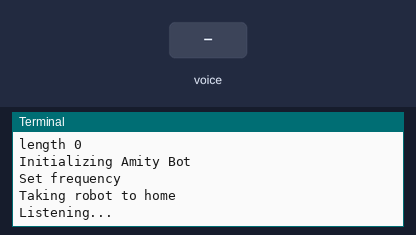
Bench run of a program on a simulated Raspberry Pi (BCM pin numbers). On the bench: the last lines printed to the terminal. The inputs (shaded band) are chosen by the test bench. The clock reads 2024-03-15 10:24:30 at power-on unless the program sets it; speech is recognised word for word in 0.5 s; speech is not drawn; the words are listed on the console.

Above: at 1.2 s.
1.3 s: "2" is said to the microphone
At 1.7 s:
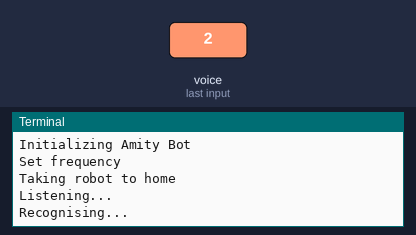
3.3 s: "x" is said to the microphone
At 4.2 s:
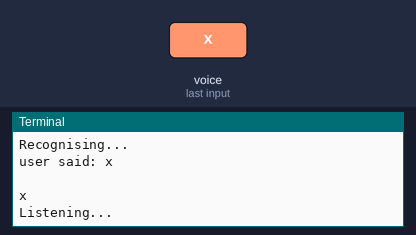
5.3 s: "time" is said to the microphone
At 6.9 s:
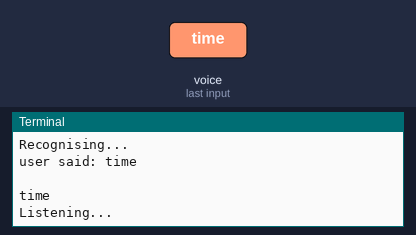
7.3 s: "stop" is said to the microphone
At 8.4 s:
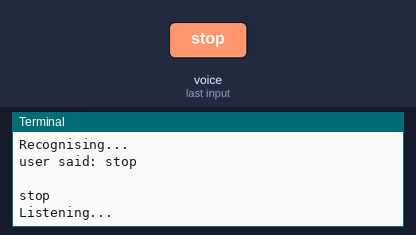

Measured:
- after the input at 1.3 s, the terminal: prints a new line at once (image 1)
- after the input at 3.3 s, the terminal: prints a new line after 0.50 s (image 2)
- after the input at 5.3 s, the terminal: prints a new line after 0.50 s (image 3)
- after the input at 7.3 s, the terminal: prints a new line after 0.50 s (image 4)

The program:

speech.py
```python
import speech_recognition as sr
from datetime import date, datetime
from time import sleep
import pyttsx3
import os


# Import blinka python modules.
import board
import digitalio


import Servo_control as sc

import time
import Adafruit_PCA9685

# import car
#here
car_start=0

r = sr.Recognizer()
mic = sr.Microphone()

print("hello")

# engine = pyttsx3.init('sapi5')
# # voices = engine.getProperty('voices')
# engine.setProperty('voice', voices[0].id)

engine = pyttsx3.init("espeak")
engine.setProperty('rate', 178)
engine.setProperty('volume', 0.9)
voices = engine.getProperty('voices')
# print(voices)

# for voice in voices:
engine.setProperty('voice', voices[11].id)
#     print(voice.id)
#     # engine.say('The quick brown fox jumped over the lazy dog.')
#     engine.say("Hello, I am robot")
print('length',len(voices))

def speak(text):
    engine.say(text)
    engine.runAndWait()

MASTER = ""

def wishMe():
    hour = int(datetime.now().hour)

    if hour>=0 and hour<12:
        speak("Good Morning!" + MASTER)
    elif hour>=12 and hour<18:
        speak("Good Afternoon!" + MASTER)
    else:
        speak("Good Evening!" + MASTER)
    speak("I am a rontos How may I help you?")
    print("Taking robot to home")
    # arm.home(pwm)

mic = sr.Microphone()
def takeCommand():
    global car_start
    query = None
    while query is None:
        r = sr.Recognizer()
        with mic as source:
            print("Listening...")
            # speak("Beep")
            audio = r.listen(source)

        try:
            print("Recognising...")
            query = r.recognize_google(audio, language= 'en-us')
            # query = r.recognize_google(audio)
            print(f"user said: {query}\n")
            print(query)
            words = query.split() #split the sentence into individual words

        except Exception:
            print("Say that again please...")
            # speak("Say that again please...")
            query = None

    # if 'time' in words:
    if query.find('time') != -1:
        strTime = datetime.now().strftime("%H:%M:%S")
        speak(f"{MASTER} the time is {strTime}")

    # elif 'stop' in words:
    elif query.find('stop') != -1:
        speak("Getting the motors to a stop!")
        # car.stopcar()
        car_start = 0

    # elif 'start moving' or 'get going' in words:
    elif query.find('start') != -1:
        # os.system('python car.py')
        speak("Sure! Will get the robot started!")
        car_start = 1
    return car_start


if __name__ == "__main__":
    print("Initializing Amity Bot")
    # speak("Initializing... Amity Bot...")

    pwm = Adafruit_PCA9685.PCA9685()

    print('Set frequency')
    pwm.set_pwm_freq(sc.SERVO_MOTOR_FREQUENCY)
    wishMe()
    while True:
        takeCommand()


########################################


# import speech_recognition as sr
# from datetime import date, datetime
# from time import sleep
# import pyttsx3
# # import sonic_arm as sa
# import car

# engine = pyttsx3.init("espeak")
# engine.setProperty('rate', 178)
# engine.setProperty('volume', 1.0)
# voices = engine.getProperty('voices')
# # print(voices)
# car_start=0
# # for voice in voices:
# engine.setProperty('voice', voices[11].id)

# def speak(text):
#     engine.say(text)
#     engine.runAndWait()

# MASTER = ""

# def wishMe():
#     hour = int(datetime.now().hour)

#     if hour>=0 and hour<12:
#         speak("Good Morning!" + MASTER)
#     elif hour>=12 and hour<18:
#         speak("Good Afternoon!" + MASTER)
#     else:
#         speak("Good Evening!" + MASTER)
#     speak("I am RONTOS.. How may I help you?")
#     # sa.wave(pwm)


# def takeCommand():
#     global car_start
#     query = None
#     while query is None:
#         r = sr.Recognizer()
#         with sr.Microphone() as source:
#             print("Listening...")
#             # speak("Beep")
#             audio = r.listen(source)

#         try:
#             print("Recognising...")
#             query = r.recognize_google(audio, language= 'en-us')
#             # query = r.recognize_google(audio)
#             print(f"user said: {query}\n")
#             print(query)
#             words = query.split() #split the sentence into individual words

#         except Exception:
#             print("Say that again please...")
#             # speak("Say that again please...")
#             query = None

#     # if 'time' in words:
#     if query.find('time') != -1:
#         strTime = datetime.now().strftime("%H:%M:%S")
#         speak(f"{MASTER} the time is {strTime}")

#     # elif 'stop' in words:
#     elif query.find('stop') != -1:
#         speak("Getting the motors to a stop!")
#         # car.stopcar(1)
#         car_start = 0
#         # if car_start == 0:
#         #     speak("Getting the motors to a stop!")
#         #     car.stopcar(1)
#         #     car_start = 0
#         # else:
#         #     speak("The car has not started yet! Let me know if you want to start it!")


#     # elif 'start moving' or 'get going' in words:
#     elif query.find('start') != -1:
#         speak("Sure! Will get the robot started!")
#         # car.start_car()
#         car_start = 1
#         # if car_start != 0:
#         #     car_start = 1
#         #     speak("Sure! Will get the robot started!")
#         #     car.start_car()
#         #     #car_Start function()
#         #     #
#         # else:
#         #     speak("The car is already moving!")

#     return car_start


# if __name__ == "__main__":
#     print("Initializing Amity Bot")
#     # speak("Initializing... Amity Bot...")
#     wishMe()
#     while True:
#         takeCommand()


##########################

    # if 'timer' in query:
    #     speak("{MASTER} for how much time?")
    #     query2 = None
    #     while query2 is None:
    #         r2 = sr.Recognizer()
    #         with sr.Microphone() as source:
    #             print("Listening...")
    #             speak("Beep")
    #             audio2 = r2.listen(source)

    #         try:
    #             print("Recognising...")
    #             query2 = r2.recognize_google(audio2, language= 'en-us')
    #             print(f"user said: {query2}\n")
    #             print(query2)
    #             break

    #         except Exception:
    #             print("Say that again please...")
    #             speak("Say that again please...")
    #             query2 = None

    #     time1 = ""

    #     for i in query2:
    #         if i.isdigit():
    #             time1 = time1 + i
    #     time2 = int(time1)

    #     if 'minutes'or 'minute' in query2:
    #         speak("Ok, your time starts now!")
    #         time.sleep(60*time2)
    #         speak("the time is up "+MASTER)

    #     elif 'seconds' in query2:
    #         speak("Ok, your time starts now!")
    #         time.sleep(time2)
    #         speak("the time is up "+MASTER)

    #     else:
    #         speak("No timer was set")

    # elif 'Google' in query:
    #     speak("{MASTER} what do you want to search")
    #     query2 = None
    #     while query2 is None:
    #         r2 = sr.Recognizer()
    #         with sr.Microphone() as source:
    #             print("Listening...")
    #             speak("Beep")
    #             audio2 = r2.listen(source)

    #         try:
    #             print("Recognising...")
    #             query2 = r2.recognize_google(audio2, language= 'en-us')
    #             print(f"user said: {query2}\n")
    #             print(query2)
    #             break

    #         except Exception:
    #             print("Say that again please...")
    #             speak("Say that again please...")
    #             query2 = None

    #     query2 = query2.replace(" ","+")
    #     crome_path = "C:/Program Files (x86)/Google/Chrome/Application/chrome.exe %s"
    #     # webbrowser.get(crome_path).open(url = "https://www.google.com/search?sxsrf=ALeKk03LrBvejjuPt8DAQJem8SQiI9kzog%3A1584946711463&source=hp&ei=F154XsHBGfOf4-EP5rqiiAk&q="+query2+"&oq="+query2+"&gs_l=psy-ab.3..0i131j0j0i131l3j0j0i131j0l2j0i131.1780.2102..2729...2.0..0.181.356.0j2......0....1..gws-wiz.....10..35i362i39j35i39.ewj0sNfGivY&ved=0ahUKEwiBqePNgrDoAhXzzzgGHWadCJEQ4dUDCAY&uact=5")


# while True:
#     with mic as source:
#         audio = r.listen(source)
#     words = r.recognize_google(audio)
#     print(words)

#     if  "today" in words:
#         print(date.today())
#         speak("The time is "+ date.today())


#     if "exit" in words:
#         print("...")
#         sleep(1)
#         print("Goodbye")
#         break


################################################################
# import pyttsx3
# import speech_recognition as sr
# import datetime
# # import wikipedia
# # import webbrowser
# import os
# import smtplib
# import time
# import serial

# port = "COM4"
# baudrate = 9600

# ArduinoSerial = serial.Serial(port, baudrate)
# time.sleep(2) #wait for 2 seconds for the communication to get established


# MASTER = "Parth Master..."

# engine = pyttsx3.init('sapi5')
# voices = engine.getProperty('voices')
# engine.setProperty('voice', voices[0].id)

# def speak(text):
#     engine.say(text)
#     engine.runAndWait()

# def wishMe():
#     hour = int(datetime.datetime.now().hour)

#     if hour>=0 and hour<12:
#         speak("Good Morning" + MASTER)
#     elif hour>=12 and hour<18:
#         speak("Good Afternoon" + MASTER)
#     else:
#         speak("Good Evening" + MASTER)
#     speak("I am Jarvis... How may I help you?")

# def takeCommand():
#     query = None
#     while query is None:
#         r = sr.Recognizer()
#         with sr.Microphone() as source:
#             print("Listening...")
#             speak("Beep")
#             audio = r.listen(source)

#         try:
#             print("Recognising...")
#             query = r.recognize_google(audio, language= 'en-us')
#             print(f"user said: {query}\n")
#             print(query)

#         except Exception:
#             print("Say that again please...")
#             speak("Say that again please...")
#             query = None

#     # if 'Wikipedia' in query:
#     #     query = query.lower()
#     #     speak('Ok... I am searching in wikipedia')
#     #     query = query.replace("wikipedia","")
#     #     results = wikipedia.summary(query, sentences = 5 )
#     #     print(results)
#     #     speak(results)


#     # if 'YouTube' in query:
#     #     crome_path = "C:/Program Files (x86)/Google/Chrome/Application/chrome.exe %s"
#     #     webbrowser.get(crome_path).open(url = "youtube.com")

#     if 'time' in query:
#         strTime = datetime.datetime.now().strftime("%H:%M:%S")
#         speak(f"{MASTER} the time is {strTime}")

#     if 'timer' in query:
#         speak("{MASTER} for how much time?")
#         query2 = None
#         while query2 is None:
#             r2 = sr.Recognizer()
#             with sr.Microphone() as source:
#                 print("Listening...")
#                 speak("Beep")
#                 audio2 = r2.listen(source)

#             try:
#                 print("Recognising...")
#                 query2 = r2.recognize_google(audio2, language= 'en-us')
#                 print(f"user said: {query2}\n")
#                 print(query2)
#                 break

#             except Exception:
#                 print("Say that again please...")
#                 speak("Say that again please...")
#                 query2 = None

#         time1 = ""

#         for i in query2:
#             if i.isdigit():
#                 time1 = time1 + i
#         time2 = int(time1)

#         if 'minutes'or 'minute' in query2:
#             speak("Ok, your time starts now!")
#             time.sleep(60*time2)
#             speak("the time is up "+MASTER)

#         elif 'seconds' in query2:
#             speak("Ok, your time starts now!")
#             time.sleep(time2)
#             speak("the time is up "+MASTER)

#         else:
#             speak("No timer was set")

#     elif 'Google' in query:
#         speak("{MASTER} what do you want to search")
#         query2 = None
#         while query2 is None:
#             r2 = sr.Recognizer()
#             with sr.Microphone() as source:
#                 print("Listening...")
#                 speak("Beep")
#                 audio2 = r2.listen(source)

#             try:
#                 print("Recognising...")
#                 query2 = r2.recognize_google(audio2, language= 'en-us')
#                 print(f"user said: {query2}\n")
#                 print(query2)
#                 break

#             except Exception:
#                 print("Say that again please...")
#                 speak("Say that again please...")
#                 query2 = None

#         query2 = query2.replace(" ","+")
#         crome_path = "C:/Program Files (x86)/Google/Chrome/Application/chrome.exe %s"
#         # webbrowser.get(crome_path).open(url = "https://www.google.com/search?sxsrf=ALeKk03LrBvejjuPt8DAQJem8SQiI9kzog%3A1584946711463&source=hp&ei=F154XsHBGfOf4-EP5rqiiAk&q="+query2+"&oq="+query2+"&gs_l=psy-ab.3..0i131j0j0i131l3j0j0i131j0l2j0i131.1780.2102..2729...2.0..0.181.356.0j2......0....1..gws-wiz.....10..35i362i39j35i39.ewj0sNfGivY&ved=0ahUKEwiBqePNgrDoAhXzzzgGHWadCJEQ4dUDCAY&uact=5")


# # def main():
# if __name__ == "__main__":
#     print("Initializing Jarvis")
#     speak("Initializing... Jarvis...")
#     while True:

#         # When u include arduino then uncomment below
#         # # incoming = str (ArduinoSerial.readline()) #read the serial data and print it as line
#         # if 'yes' in incoming:
#         wishMe()
#         takeCommand()

# # main()


##########################

    # if 'timer' in query:
    #     speak("{MASTER} for how much time?")
    #     query2 = None
    #     while query2 is None:
    #         r2 = sr.Recognizer()
    #         with sr.Microphone() as source:
    #             print("Listening...")
    #             speak("Beep")
    #             audio2 = r2.listen(source)

    #         try:
    #             print("Recognising...")
    #             query2 = r2.recognize_google(audio2, language= 'en-us')
    #             print(f"user said: {query2}\n")
    #             print(query2)
    #             break

    #         except Exception:
    #             print("Say that again please...")
    #             speak("Say that again please...")
    #             query2 = None

    #     time1 = ""

    #     for i in query2:
    #         if i.isdigit():
    #             time1 = time1 + i
    #     time2 = int(time1)

    #     if 'minutes'or 'minute' in query2:
    #         speak("Ok, your time starts now!")
    #         time.sleep(60*time2)
    #         speak("the time is up "+MASTER)

    #     elif 'seconds' in query2:
    #         speak("Ok, your time starts now!")
    #         time.sleep(time2)
    #         speak("the time is up "+MASTER)

    #     else:
    #         speak("No timer was set")

    # elif 'Google' in query:
    #     speak("{MASTER} what do you want to search")
    #     query2 = None
    #     while query2 is None:
    #         r2 = sr.Recognizer()
    #         with sr.Microphone() as source:
    #             print("Listening...")
    #             speak("Beep")
    #             audio2 = r2.listen(source)

    #         try:
    #             print("Recognising...")
    #             query2 = r2.recognize_google(audio2, language= 'en-us')
    #             print(f"user said: {query2}\n")
    #             print(query2)
    #             break

    #         except Exception:
    #             print("Say that again please...")
    #             speak("Say that again please...")
    #             query2 = None

    #     query2 = query2.replace(" ","+")
    #     crome_path = "C:/Program Files (x86)/Google/Chrome/Application/chrome.exe %s"
    #     # webbrowser.get(crome_path).open(url = "https://www.google.com/search?sxsrf=ALeKk03LrBvejjuPt8DAQJem8SQiI9kzog%3A1584946711463&source=hp&ei=F154XsHBGfOf4-EP5rqiiAk&q="+query2+"&oq="+query2+"&gs_l=psy-ab.3..0i131j0j0i131l3j0j0i131j0l2j0i131.1780.2102..2729...2.0..0.181.356.0j2......0....1..gws-wiz.....10..35i362i39j35i39.ewj0sNfGivY&ved=0ahUKEwiBqePNgrDoAhXzzzgGHWadCJEQ4dUDCAY&uact=5")


# while True:
#     with mic as source:
#         audio = r.listen(source)
#     words = r.recognize_google(audio)
#     print(words)

#     if  "today" in words:
#         print(date.today())
#         speak("The time is "+ date.today())


#     if "exit" in words:
#         print("...")
#         sleep(1)
#         print("Goodbye")
#         break


################################################################
# import pyttsx3
# import speech_recognition as sr
# import datetime
# # import wikipedia
# # import webbrowser
# import os
# import smtplib
# import time
# import serial

# port = "COM4"
# baudrate = 9600

# ArduinoSerial = serial.Serial(port, baudrate)
# time.sleep(2) #wait for 2 seconds for the communication to get established


# MASTER = "Parth Master..."

# engine = pyttsx3.init('sapi5')
# voices = engine.getProperty('voices')
# engine.setProperty('voice', voices[0].id)

# def speak(text):
#     engine.say(text)
#     engine.runAndWait()

# def wishMe():
#     hour = int(datetime.datetime.now().hour)

#     if hour>=0 and hour<12:
#         speak("Good Morning" + MASTER)
#     elif hour>=12 and hour<18:
#         speak("Good Afternoon" + MASTER)
#     else:
#         speak("Good Evening" + MASTER)
#     speak("I am Jarvis... How may I help you?")

# def takeCommand():
#     query = None
#     while query is None:
#         r = sr.Recognizer()
#         with sr.Microphone() as source:
#             print("Listening...")
#             speak("Beep")
#             audio = r.listen(source)

#         try:
#             print("Recognising...")
#             query = r.recognize_google(audio, language= 'en-us')
#             print(f"user said: {query}\n")
#             print(query)

#         except Exception:
#             print("Say that again please...")
#             speak("Say that again please...")
#             query = None

#     # if 'Wikipedia' in query:
#     #     query = query.lower()
#     #     speak('Ok... I am searching in wikipedia')
#     #     query = query.replace("wikipedia","")
#     #     results = wikipedia.summary(query, sentences = 5 )
#     #     print(results)
#     #     speak(results)


#     # if 'YouTube' in query:
#     #     crome_path = "C:/Program Files (x86)/Google/Chrome/Application/chrome.exe %s"
#     #     webbrowser.get(crome_path).open(url = "youtube.com")

#     if 'time' in query:
#         strTime = datetime.datetime.now().strftime("%H:%M:%S")
#         speak(f"{MASTER} the time is {strTime}")

#     if 'timer' in query:
#         speak("{MASTER} for how much time?")
#         query2 = None
#         while query2 is None:
#             r2 = sr.Recognizer()
#             with sr.Microphone() as source:
#                 print("Listening...")
#                 speak("Beep")
#                 audio2 = r2.listen(source)

#             try:
#                 print("Recognising...")
#                 query2 = r2.recognize_google(audio2, language= 'en-us')
#                 print(f"user said: {query2}\n")
#                 print(query2)
#                 break

#             except Exception:
#                 print("Say that again please...")
#                 speak("Say that again please...")
#                 query2 = None

#         time1 = ""

#         for i in query2:
#             if i.isdigit():
#                 time1 = time1 + i
#         time2 = int(time1)

#         if 'minutes'or 'minute' in query2:
#             speak("Ok, your time starts now!")
#             time.sleep(60*time2)
#             speak("the time is up "+MASTER)

#         elif 'seconds' in query2:
#             speak("Ok, your time starts now!")
#             time.sleep(time2)
#             speak("the time is up "+MASTER)

#         else:
#             speak("No timer was set")

#     elif 'Google' in query:
#         speak("{MASTER} what do you want to search")
#         query2 = None
#         while query2 is None:
#             r2 = sr.Recognizer()
#             with sr.Microphone() as source:
#                 print("Listening...")
#                 speak("Beep")
#                 audio2 = r2.listen(source)

#             try:
#                 print("Recognising...")
#                 query2 = r2.recognize_google(audio2, language= 'en-us')
#                 print(f"user said: {query2}\n")
#                 print(query2)
#                 break

#             except Exception:
#                 print("Say that again please...")
#                 speak("Say that again please...")
#                 query2 = None

#         query2 = query2.replace(" ","+")
#         crome_path = "C:/Program Files (x86)/Google/Chrome/Application/chrome.exe %s"
#         # webbrowser.get(crome_path).open(url = "https://www.google.com/search?sxsrf=ALeKk03LrBvejjuPt8DAQJem8SQiI9kzog%3A1584946711463&source=hp&ei=F154XsHBGfOf4-EP5rqiiAk&q="+query2+"&oq="+query2+"&gs_l=psy-ab.3..0i131j0j0i131l3j0j0i131j0l2j0i131.1780.2102..2729...2.0..0.181.356.0j2......0....1..gws-wiz.....10..35i362i39j35i39.ewj0sNfGivY&ved=0ahUKEwiBqePNgrDoAhXzzzgGHWadCJEQ4dUDCAY&uact=5")


# # def main():
# if __name__ == "__main__":
#     print("Initializing Jarvis")
#     speak("Initializing... Jarvis...")
#     while True:

#         # When u include arduino then uncomment below
#         # # incoming = str (ArduinoSerial.readline()) #read the serial data and print it as line
#         # if 'yes' in incoming:
#         wishMe()
#         takeCommand()

# # main()
```

Source omitted: Servo_control.py (2699 bytes)
